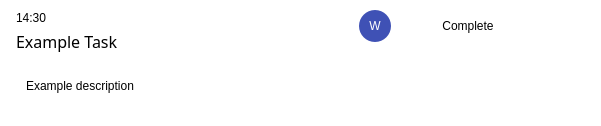
<?xml version="1.0" encoding="UTF-8"?>
<ui version="4.0">
 <class>translucent_frame</class>
 <widget class="QFrame" name="translucent_frame">
  <property name="geometry">
   <rect>
    <x>0</x>
    <y>0</y>
    <width>601</width>
    <height>126</height>
   </rect>
  </property>
  <property name="styleSheet">
   <string notr="true">font: 25 12pt &quot;Segoe UI Light&quot;;
background: rgba(0, 0, 0, 0)</string>
  </property>
  <property name="frameShape">
   <enum>QFrame::StyledPanel</enum>
  </property>
  <property name="frameShadow">
   <enum>QFrame::Raised</enum>
  </property>
  <layout class="QVBoxLayout" name="verticalLayout_4">
   <property name="spacing">
    <number>0</number>
   </property>
   <property name="leftMargin">
    <number>0</number>
   </property>
   <property name="topMargin">
    <number>0</number>
   </property>
   <property name="rightMargin">
    <number>0</number>
   </property>
   <property name="bottomMargin">
    <number>0</number>
   </property>
   <item>
    <widget class="QWidget" name="top_bar_widget" native="true">
     <layout class="QHBoxLayout" name="action_bar">
      <property name="spacing">
       <number>0</number>
      </property>
      <property name="leftMargin">
       <number>0</number>
      </property>
      <property name="topMargin">
       <number>0</number>
      </property>
      <property name="rightMargin">
       <number>0</number>
      </property>
      <property name="bottomMargin">
       <number>0</number>
      </property>
      <item>
       <widget class="QWidget" name="title_bar" native="true">
        <layout class="QVBoxLayout" name="verticalLayout_2">
         <property name="spacing">
          <number>5</number>
         </property>
         <property name="leftMargin">
          <number>15</number>
         </property>
         <property name="topMargin">
          <number>10</number>
         </property>
         <property name="rightMargin">
          <number>10</number>
         </property>
         <property name="bottomMargin">
          <number>10</number>
         </property>
         <item>
          <widget class="QLabel" name="time_label">
           <property name="text">
            <string>14:30</string>
           </property>
          </widget>
         </item>
         <item>
          <widget class="QLabel" name="title_label">
           <property name="font">
            <font>
             <family>Segoe UI Light</family>
             <pointsize>12</pointsize>
             <weight>3</weight>
             <italic>false</italic>
             <bold>false</bold>
            </font>
           </property>
           <property name="text">
            <string>Example Task</string>
           </property>
           <property name="wordWrap">
            <bool>true</bool>
           </property>
          </widget>
         </item>
        </layout>
       </widget>
      </item>
      <item alignment="Qt::AlignRight|Qt::AlignTop">
       <widget class="QWidget" name="project_widget" native="true">
        <property name="layoutDirection">
         <enum>Qt::LeftToRight</enum>
        </property>
        <layout class="QHBoxLayout" name="horizontalLayout_2">
         <property name="leftMargin">
          <number>9</number>
         </property>
         <property name="topMargin">
          <number>9</number>
         </property>
         <property name="rightMargin">
          <number>9</number>
         </property>
         <property name="bottomMargin">
          <number>9</number>
         </property>
         <item alignment="Qt::AlignVCenter">
          <widget class="QPushButton" name="project_btn">
           <property name="sizePolicy">
            <sizepolicy hsizetype="Fixed" vsizetype="Fixed">
             <horstretch>0</horstretch>
             <verstretch>0</verstretch>
            </sizepolicy>
           </property>
           <property name="minimumSize">
            <size>
             <width>32</width>
             <height>32</height>
            </size>
           </property>
           <property name="styleSheet">
            <string notr="true">border: 0px solid;
border-radius: 16px;
color: rgb(255, 255, 255);
background: rgb(63, 81, 181);
font: 63 12pt &quot;Segoe UI Semibold&quot;;</string>
           </property>
           <property name="text">
            <string>W</string>
           </property>
          </widget>
         </item>
        </layout>
       </widget>
      </item>
      <item alignment="Qt::AlignRight|Qt::AlignTop">
       <widget class="QWidget" name="button_bar" native="true">
        <property name="enabled">
         <bool>true</bool>
        </property>
        <property name="minimumSize">
         <size>
          <width>180</width>
          <height>0</height>
         </size>
        </property>
        <property name="styleSheet">
         <string notr="true">.QPushButton {
	border: 0px solid;
	border-radius: 20px;
	background: rgba(0, 0, 0, 0);
}
.QPushButton:hover:!pressed {
	background: rgba(0, 0, 0, 20);
}</string>
        </property>
        <layout class="QHBoxLayout" name="horizontalLayout">
         <property name="spacing">
          <number>0</number>
         </property>
         <property name="leftMargin">
          <number>5</number>
         </property>
         <property name="topMargin">
          <number>5</number>
         </property>
         <property name="rightMargin">
          <number>5</number>
         </property>
         <property name="bottomMargin">
          <number>5</number>
         </property>
         <item>
          <spacer name="horizontalSpacer">
           <property name="orientation">
            <enum>Qt::Horizontal</enum>
           </property>
          </spacer>
         </item>
         <item>
          <widget class="QPushButton" name="toggle_done_btn">
           <property name="sizePolicy">
            <sizepolicy hsizetype="Fixed" vsizetype="Fixed">
             <horstretch>0</horstretch>
             <verstretch>0</verstretch>
            </sizepolicy>
           </property>
           <property name="styleSheet">
            <string notr="true">color: 95, 99, 104;
border: 0px solid;
border-radius: 3px;
padding: 5px;
	</string>
           </property>
           <property name="text">
            <string>Complete</string>
           </property>
          </widget>
         </item>
         <item>
          <widget class="QPushButton" name="edit_btn">
           <property name="sizePolicy">
            <sizepolicy hsizetype="Fixed" vsizetype="Fixed">
             <horstretch>0</horstretch>
             <verstretch>0</verstretch>
            </sizepolicy>
           </property>
           <property name="minimumSize">
            <size>
             <width>40</width>
             <height>40</height>
            </size>
           </property>
           <property name="maximumSize">
            <size>
             <width>40</width>
             <height>40</height>
            </size>
           </property>
           <property name="styleSheet">
            <string notr="true">background-image: url(./uis/res/icons/pencil.png);
/*background-image: url(:/images/icons/pencil.png);*/</string>
           </property>
           <property name="iconSize">
            <size>
             <width>40</width>
             <height>40</height>
            </size>
           </property>
          </widget>
         </item>
         <item>
          <widget class="QPushButton" name="delete_btn">
           <property name="sizePolicy">
            <sizepolicy hsizetype="Fixed" vsizetype="Fixed">
             <horstretch>0</horstretch>
             <verstretch>0</verstretch>
            </sizepolicy>
           </property>
           <property name="minimumSize">
            <size>
             <width>40</width>
             <height>40</height>
            </size>
           </property>
           <property name="maximumSize">
            <size>
             <width>40</width>
             <height>40</height>
            </size>
           </property>
           <property name="styleSheet">
            <string notr="true">background-image: url(./uis/res/icons/trashcan.png);
/*background-image: url(:/images/icons/trashcan.png);*/</string>
           </property>
           <property name="iconSize">
            <size>
             <width>40</width>
             <height>40</height>
            </size>
           </property>
          </widget>
         </item>
        </layout>
       </widget>
      </item>
     </layout>
    </widget>
   </item>
   <item>
    <widget class="QWidget" name="details_widget" native="true">
     <layout class="QVBoxLayout" name="verticalLayout_3">
      <property name="spacing">
       <number>0</number>
      </property>
      <property name="leftMargin">
       <number>25</number>
      </property>
      <property name="topMargin">
       <number>0</number>
      </property>
      <property name="rightMargin">
       <number>15</number>
      </property>
      <property name="bottomMargin">
       <number>15</number>
      </property>
      <item>
       <widget class="QLabel" name="description_label">
        <property name="sizePolicy">
         <sizepolicy hsizetype="Preferred" vsizetype="Expanding">
          <horstretch>0</horstretch>
          <verstretch>0</verstretch>
         </sizepolicy>
        </property>
        <property name="text">
         <string>Example description</string>
        </property>
        <property name="wordWrap">
         <bool>true</bool>
        </property>
        <property name="openExternalLinks">
         <bool>true</bool>
        </property>
        <property name="textInteractionFlags">
         <set>Qt::TextBrowserInteraction</set>
        </property>
       </widget>
      </item>
     </layout>
    </widget>
   </item>
  </layout>
 </widget>
 <resources>
  <include location="icon_resouce.qrc"/>
 </resources>
 <connections/>
</ui>
